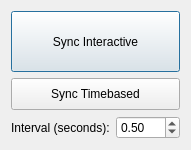
<?xml version="1.0" encoding="UTF-8"?>
<ui version="4.0">
 <class>Dialog</class>
 <widget class="QDialog" name="Dialog">
  <property name="geometry">
   <rect>
    <x>0</x>
    <y>0</y>
    <width>168</width>
    <height>150</height>
   </rect>
  </property>
  <property name="windowTitle">
   <string>m2u GUI</string>
  </property>
  <layout class="QGridLayout" name="gridLayout">
   <item row="0" column="0">
    <layout class="QVBoxLayout" name="verticalLayout_2">
     <item>
      <widget class="QPushButton" name="ckbToggleSyncInteractive">
       <property name="sizePolicy">
        <sizepolicy hsizetype="Expanding" vsizetype="Expanding">
         <horstretch>0</horstretch>
         <verstretch>0</verstretch>
        </sizepolicy>
       </property>
       <property name="minimumSize">
        <size>
         <width>0</width>
         <height>0</height>
        </size>
       </property>
       <property name="maximumSize">
        <size>
         <width>16777215</width>
         <height>16777215</height>
        </size>
       </property>
       <property name="cursor">
        <cursorShape>ArrowCursor</cursorShape>
       </property>
       <property name="text">
        <string>Sync Interactive</string>
       </property>
       <property name="checkable">
        <bool>true</bool>
       </property>
      </widget>
     </item>
     <item>
      <layout class="QVBoxLayout" name="verticalLayout">
       <item>
        <widget class="QPushButton" name="ckbToggleSyncTimebased">
         <property name="sizePolicy">
          <sizepolicy hsizetype="Expanding" vsizetype="Expanding">
           <horstretch>0</horstretch>
           <verstretch>0</verstretch>
          </sizepolicy>
         </property>
         <property name="minimumSize">
          <size>
           <width>0</width>
           <height>0</height>
          </size>
         </property>
         <property name="maximumSize">
          <size>
           <width>16777215</width>
           <height>16777215</height>
          </size>
         </property>
         <property name="cursor">
          <cursorShape>ArrowCursor</cursorShape>
         </property>
         <property name="text">
          <string>Sync Timebased</string>
         </property>
         <property name="checkable">
          <bool>true</bool>
         </property>
        </widget>
       </item>
       <item>
        <layout class="QHBoxLayout" name="horizontalLayout">
         <item>
          <widget class="QLabel" name="lblInterval">
           <property name="text">
            <string>Interval (seconds):</string>
           </property>
          </widget>
         </item>
         <item>
          <widget class="QDoubleSpinBox" name="spnInterval">
           <property name="minimum">
            <double>0.100000000000000</double>
           </property>
           <property name="maximum">
            <double>600.000000000000000</double>
           </property>
           <property name="singleStep">
            <double>0.100000000000000</double>
           </property>
           <property name="value">
            <double>0.500000000000000</double>
           </property>
          </widget>
         </item>
        </layout>
       </item>
      </layout>
     </item>
    </layout>
   </item>
  </layout>
 </widget>
 <resources/>
 <connections/>
</ui>
